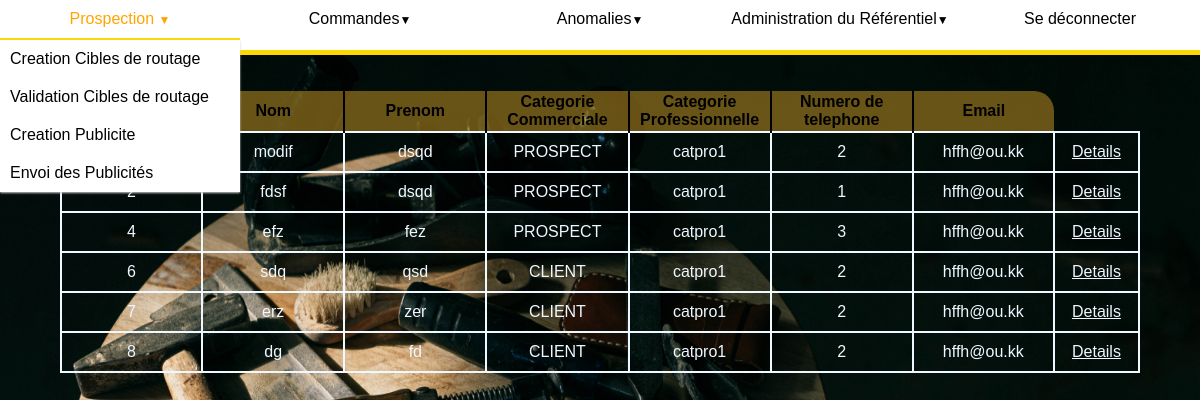
Page /referentiel/individus (signed in) on the earlier database version.
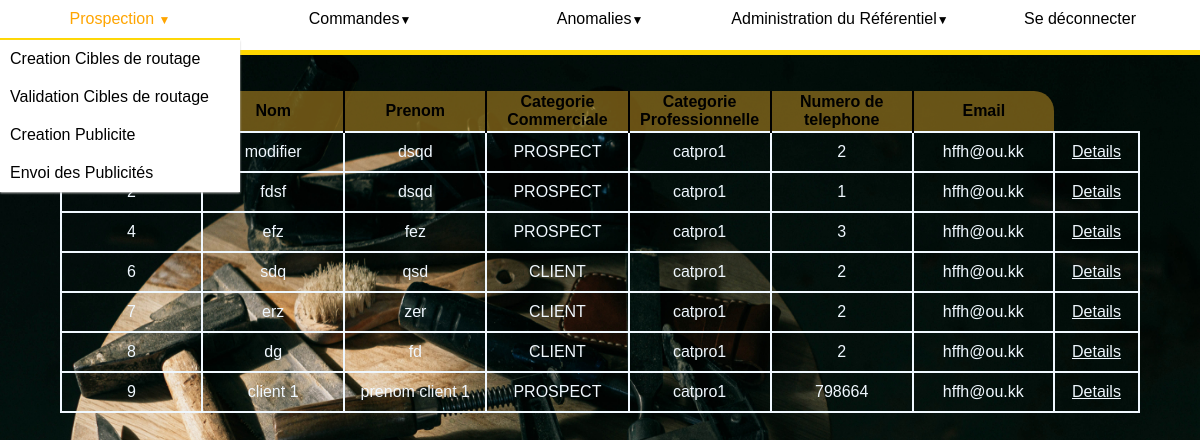
Same page on the later database version.
### referentiel/models.py (models this page shows, shortened)
class Individu(models.Model):
    nom = models.CharField(max_length=50)
    prenom = models.CharField(max_length=50)
    datenaissance = models.DateField()
    ntel = models.DecimalField(max_digits=10, decimal_places=0)
    mail = models.EmailField(null=True)
    adresse = models.ForeignKey(Adresse, on_delete=models.CASCADE)
    catprofessionnelle = models.ForeignKey(
        Catprofessionnelle, on_delete=models.CASCADE)
    prospect = "PROSPECT"
    client = "CLIENT"
    interdit = "INTERDIT"
    cat_choix = [(prospect, "possible client"),
                 (client, "client"),
                 (interdit, " client interdit")
                 ]
    catcommerciale = models.CharField(
        max_length=20, choices=cat_choix, default=prospect)

class Catprofessionnelle(models.Model):
    nom = models.CharField(max_length=100)
    def __str__(self) -> str:
        return self.nom

### referentiel/views.py (the view)
# urls.py: path('individus', views.tableIndividu, name='affichageReferentielIndividus'),
@permission_required("utilisateurs.perm_administrerRef")
def tableIndividu(request):
    contexte = {'individus': Individu.objects.all()}
    return render(request, 'referentiel/afficheIndividu.html', contexte)

### referentiel/templates/referentiel/afficheIndividu.html
{% extends 'referentiel/referentiel_view.html' %}
{%block content %}
{% load static %}
<link rel="stylesheet" type="text/css" href="{% static 'referentiel/afficheArticle.css' %}">
<html>
<head>
</head>
<body>
    <div class="contenu">
        <table class="tableReferentiel">
            <th id=gauche width="13%">Id </th>
            <th class=milieu width="13%">Nom</th>
            <th class=milieu width="13%">Prenom</th>
            <th class=milieu width="13%">Categorie Commerciale</th>
            <th class=milieu width="13%">Categorie Professionnelle</th>
            <th class=milieu width="13%">Numero de telephone</th>
            <th id=droite width="13%">Email</th>
            {% for i in individus %}
            <tr class=corps>
                <td>{{i.id}}</td>
                <td>{{i.nom}}</td>
                <td>{{i.prenom}}</td>
                <td>{{i.catcommerciale}}</td>
                <td>{{i.catprofessionnelle}}</td>
                <td>{{i.ntel}}</td>
                <td>{{i.mail}}</td>
                <td width="10%"><a href="{% url 'referentiel:modifIndividu' pk=i.id%}">Details</a></td>
            </tr>
            {% endfor %}
        </table>
    </div>
</body>
</html>
{%endblock content %}

### referentiel/templates/referentiel/referentiel_view.html (shortened to what this page needs)
<!DOCTYPE html>
<html>
<head>
</head>
<body>
    {%include 'referentiel/navigationBar.html' %}
    {%block content %}
    {%endblock content %}
</body>
</html>

### referentiel/templates/referentiel/navigationbar.html (shortened to what this page needs)
{% load static %}
<link rel="stylesheet" type="text/css" href="{% static 'referentiel/navigationbar.css' %}">
<nav>
  <ul>
    <li class="deroulant"><a href="{% url 'publicite:home'%}">Prospection </a>
      <ul class="sous">
        <li><a href="{% url 'publicite:creationCible'%}"> Creation Cibles de routage</a></li>
        <li><a href="{% url 'publicite:validateCible'%}">Validation Cibles de routage</a></li>
        <li><a href="{% url 'publicite:creationPublicite'%}">Creation Publicite</a></li>
        <li><a href="{% url 'publicite:envoiPublicite'%}">Envoi des Publicités</a></li>
      </ul>
    </li>
    <li class="deroulant"><a href="{% url 'commandes:home'%}">Commandes</a>
    </li>
    <li class="deroulant"><a href="{% url 'anomalies:home'%}">Anomalies</a>
    </li>
    <li class="deroulant"><a href="{% url 'referentiel:home'%}">Administration du Référentiel</a>
    </li>
    <li class="deconnecter"><a href="{% url 'utilisateurs:logOut'%}">Se déconnecter</a>
    </li>
  </ul>
</nav>

### referentiel/static/referentiel/navigationbar.css (style rules this page uses)
* { margin: 0px; padding: 0px; font-family: Avenir, sans-serif; }
nav { width: 100%; height: 50px; margin: 0 auto; background-color: white; position: sticky; top: 0 px; border-bottom: 5px solid gold; }
nav ul { list-style-type: none; }
nav ul li { float: left; width: 20%; text-align: center; position: relative; }
nav ul::after { content: ""; display: table; clear: both; }
nav a { display: block; text-decoration: none; color: black; border-bottom: 2px solid transparent; padding: 10px 0px; }
.sous { display: none; box-shadow: 0px 1px 2px #CCC; background-color: white; position: absolute; width: 100%; z-index: 1000; }
.sous li { float: none; width: 100%; text-align: left; }
.sous a { padding: 10px; border-bottom: none; }
.deroulant>a::after { content: "▼"; font-size: 12px; }

### referentiel/static/referentiel/afficheArticle.css (style rules this page uses)
body { background-image: url('pexels-ivan-samkov-4491874.jpg'); background-size: 100% 100%; min-height: 900px; }
.contenu { padding-top: 3%; margin: 0 auto; width: 90%; min-height: 500px; border-radius: 3px; }
.contenu a { color: aliceblue; }
.tableReferentiel { table-layout: fixed; width: 100%; border-collapse: collapse; }
th { height: 40px; background-color: rgba(172, 132, 33, 0.603); text-align: center; }
.milieu { border-right: solid 2px black; border-left: solid 2px black; }
#gauche { border-top-left-radius: 20px; }
#droite { border-top-right-radius: 20px; }
tr { height: 40px; }
.corps>td { border: 2px solid aliceblue; text-align: center; padding: 10px; color: aliceblue; }

Differences in the rows shown:
changed Individu: nom "modif" → "modifier"
added Individu: id "9", nom "client 1", prenom "prenom client 1", catcommerciale "PROSPECT", catprofessionnelle "catpro1", ntel "798664", mail "hffh@ou.kk"
